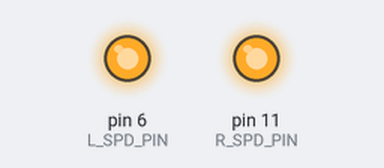
Bench run of a sketch on a simulated Arduino Uno, built with avr-gcc and run on an emulated ATmega328P. Parts: output pins drawn as LEDs (lit = HIGH). What the sketch prints to the serial monitor is not drawn.

Above: at 0.1 s.
Timing chart, 0 to 1.6 s (numbered marks = the images above):
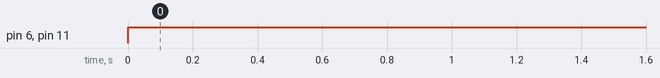

The sketch:

039_dc_motor_joystick_test.ino
```cpp
/**
 * https://www.youtube.com/watch?v=wSjZIHMDczk&list=PLQJqki0RCuBsA2Gk_KRSY8kKNXzXGadHy&index=4
 *
 * ========================================
 * MOTOR TESTING CODE
 * ========================================
 * DC Motor with L293D driver plus Joystick
 * Control 2 DC motors using a joystick
 *
 * 1. When joystick is at neutral position, both wheels stop
 *
 * 2. When joystick tilts forward, both wheels turn forward
 * Inputs
 * - Y < neutral range
 * Outputs
 * - L and R motor forward is HIGH(?)
 * - L and R motor reverse is LOW(?)
 * - As Y goes down, L and R motor speed goes up
 * - As Y goes up, L and R motor speed goes down
 *
 * 3. When joystick tilts backward, both weels turn backward
 * Inputs
 * - Y > neutral range
 * Outputs
 * - L and R motor forward is LOW(?)
 * - L and R motor reverse is HIGH(?)
 * - As Y goes up, L and R motor speed goes up
 * - As Y goes down, L and R motor speed goes down
 *
 * 5. When joystick tilts left, left wheel stops and right wheel runs
 * Inputs
 * - X  < neutral range
 * Outputs
 * - As X goes down, L motor speed reduction increases
 * - As X goes up, L motor speed reduction decreases
 *
 * 6. When joystick tilts right, left wheel runs and right wheel stops
 * Inputs
 * - X  > neutral range
 * Outputs
 * - As X goes up, R motor speed reduction increases
 * - As X goes down, R motor speed reduction decreases
 *
 * 7. When joystick button is pressed, sound the buzzer (BONUS)
 * Inputs
 * - Joystick button
 * Outputs
 * - When 0 beep
 * - When 1 stop
 *
 */

/** PIN CONFIG **/
// Left Motor pins
#define L_SPD_PIN 6
#define L_FWD_PIN 7
#define L_REV_PIN 8

// Right Motor pins
#define R_SPD_PIN 11
#define R_FWD_PIN 10
#define R_REV_PIN 9

// Joystick pins
#define J_X_PIN A0
#define J_Y_PIN A1
#define J_BTN_PIN 2

/** CONSTANTS **/
// joystick neutral range tolerance
const float jNeutralMin = 498;
const float jNeutralMax = 501;

// joystick ranges
const float jMin = 0;
const float jMax = 1023;

// motor speed ranges
const float spdStop = 0;
const float spdMin = 100;
const float spdMax = 255;
const float spdReduxMin = 0;
float spdReduxMax;
const int kickDelay = 10;

/** INPUTS **/
int xV; // x-axis
int yV; // y-axis
int jV; // button push (0: down, 1: up)

// slope value
float mSpd;
float mSpdRedux;

/** OUTPUTS **/
int lSpd;
int lSpdRedux = 0;
int rSpd;
int rSpdRedux = 0;

int lFwdPin;
int lRevPin;
int rFwdPin;
int rRevPin;

void setup() {
  // put your setup code here, to run once:
  Serial.begin(9600);

  pinMode(J_X_PIN, INPUT);
  pinMode(J_Y_PIN, INPUT);
  pinMode(J_BTN_PIN, INPUT_PULLUP);

  lSpd = rSpd = spdStop;
  lSpdRedux = rSpdRedux = 0;

  lFwdPin = rFwdPin = HIGH;
  lRevPin = rRevPin = LOW;
}

void loop() {
  // put your main code here, to run repeatedly:

  /** OUTPUT **/
  lSpd = spdMax;
  lSpdRedux = 0;
  digitalWrite(L_FWD_PIN, lFwdPin);
  digitalWrite(L_REV_PIN, lRevPin);
  if ((lSpd - lSpdRedux) > 0){
    analogWrite(L_SPD_PIN, spdMax); // a little kick
    delay(kickDelay);
  }
  analogWrite(L_SPD_PIN, lSpd - lSpdRedux);

  // Right Motor pins
  rSpd = spdMax;
  rSpdRedux = 0;
  digitalWrite(R_FWD_PIN, rFwdPin);
  digitalWrite(R_REV_PIN, rRevPin);
  if ((rSpd - rSpdRedux) > 0){
    analogWrite(R_SPD_PIN, spdMax); // a little kick
    delay(kickDelay);
  }
  analogWrite(R_SPD_PIN, rSpd - rSpdRedux);

  Serial.print("x,y,z = [" + String(xV) + "," + String(yV) + "," + String(jV) + "] => ");
//  Serial.print("L,R = [" + String(lSpd) + "," + String(rSpd) + "] ");
//  Serial.print("Lr,Rr = [" + String(lSpdRedux) + "," + String(rSpdRedux) + "] ");
  Serial.print("Lf,Rf = [" + String(lSpd - lSpdRedux) + "," + String(rSpd - rSpdRedux) + "] ");
  Serial.print("LDir,RDir = [(" + String(lFwdPin) + "," + String(lRevPin) + "),(" + String(rFwdPin) + "," + String(rRevPin) + ")]");
//  Serial.print(String(mFwd) + ":" + String(mRev));
  Serial.println();
}
```

Measured:
- by itself, pin 6 (L_SPD_PIN): LOW → HIGH at 0.00 s
- by itself, pin 11 (R_SPD_PIN): LOW → HIGH at 0.01 s
